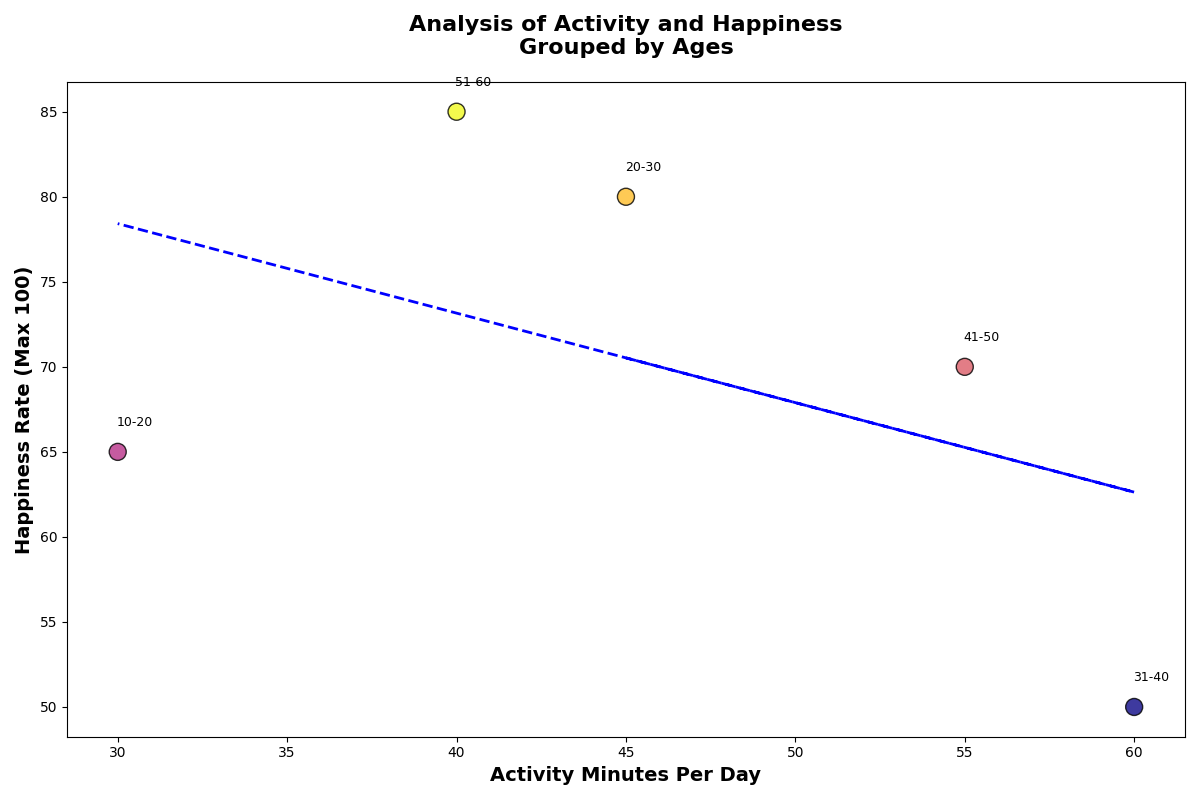

Write the Python code that produced this figure.
import matplotlib.pyplot as plt
import numpy as np

age_groups = np.array(['20-30', '31-40', '41-50', '51-60', '10-20'])
physical_activity_level = np.array([45, 60, 55, 40, 30])
happiness_index = np.array([80, 50, 70, 85, 65])

fig, ax = plt.subplots(figsize=(12, 8))
ax.scatter(physical_activity_level, happiness_index, c=happiness_index, cmap='plasma', s=150, edgecolor='black', alpha=0.8)

for i, age in enumerate(age_groups):
    ax.annotate(age, (physical_activity_level[i] + 0.5, happiness_index[i] + 1.5), fontsize=9, ha='center')

coefficients = np.polyfit(physical_activity_level, happiness_index, 1)
poly_eqn = np.poly1d(coefficients)
trendline = poly_eqn(physical_activity_level)
ax.plot(physical_activity_level, trendline, linestyle='--', color='blue', linewidth=2)

ax.set_xlabel('Activity Minutes Per Day', fontsize=14, fontweight='semibold')
ax.set_ylabel('Happiness Rate (Max 100)', fontsize=14, fontweight='semibold')
ax.set_title('Analysis of Activity and Happiness\nGrouped by Ages', fontsize=16, fontweight='bold', pad=20)

plt.tight_layout()
plt.show()
